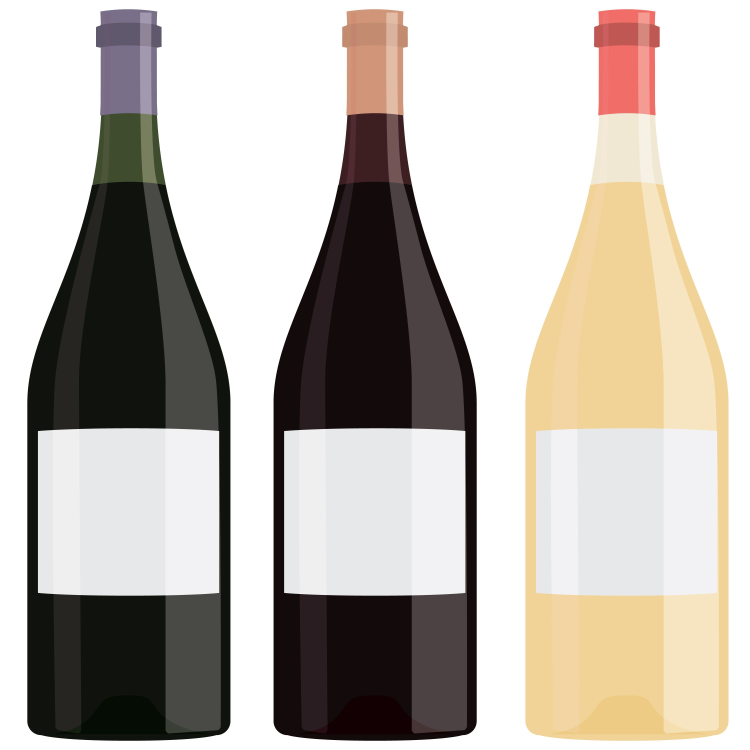
#> input picture images/bottle_templates.jpg, 3000 x 3000 px, found by its file name (shown at 1/4 size)
$ jupyter execute --allow-errors place_GAN_images_on_bottles.ipynb   (older library calls are emulated)
#> lines starting #> are read from the running program, lines starting #| are printed output that depends on the picture
[cell 1]
from copy import copy
import glob
import hashlib
import json
import os
from pathlib import Path
import shutil

import cv2
import matplotlib.pyplot as plt
import numpy as np
import pandas as pd
from PIL import Image, ImageChops, ImageFile, ImageFilter
from tqdm import tqdm_notebook as tqdm

ImageFile.LOAD_TRUNCATED_IMAGES = True
plt.style.use('dark_background')

# Define functions

[cell 2]
# [101 lines left out: functions trim_stage1, trim_stage2, is_square, makeShadow, cylindricalWarp, not called in this run]

## Run Loop

[cell 3]
# Set paths
blur_dir = "/mnt/h/data/stylegan2_ada_outputs/"
dest_dir = "/mnt/h/data/stylegan2_ada_outputs/bottled/"
bottles_path = "/mnt/c/Users/david/Documents/github/this-wine-does-not-exist/images/bottle_templates.jpg"

Path(dest_dir).mkdir(exist_ok=True)

# Load blur results JSON
blur_results = []
for i in Path(blur_dir).glob('blur_results_*.json'):
    with open(i, 'rb') as f:
        r = json.load(f)
    [blur_results.append(i) for i in r['results']]

# Load bottle templates
bottles_templates = Image.open(bottles_path)
#> bottles_templates is the input picture: PIL image 3000x3000 RGB; mean R, G, B 190.6, 184.2, 176.9
dark_bottle = bottles_templates.crop(box=(0,0,1000,3000)).resize((593, 1750), Image.ANTIALIAS)
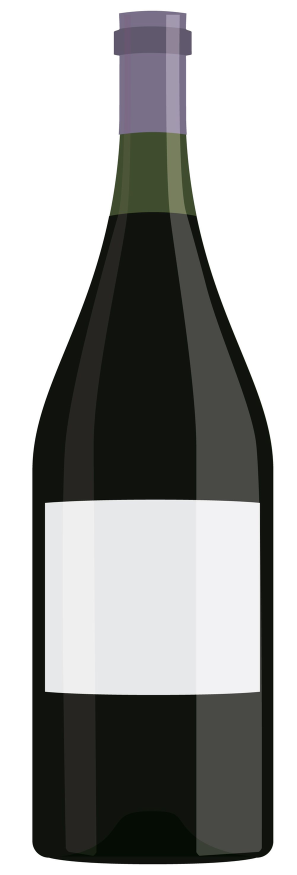
#> dark_bottle: PIL image 593x1750 RGB (shown at 1/2 size); mean R, G, B 160.8, 161.5, 159.9

shift = -8
light_bottle = bottles_templates.crop(box=(2000+shift,0,3000+shift,3000)).resize((593, 1750), Image.ANTIALIAS)
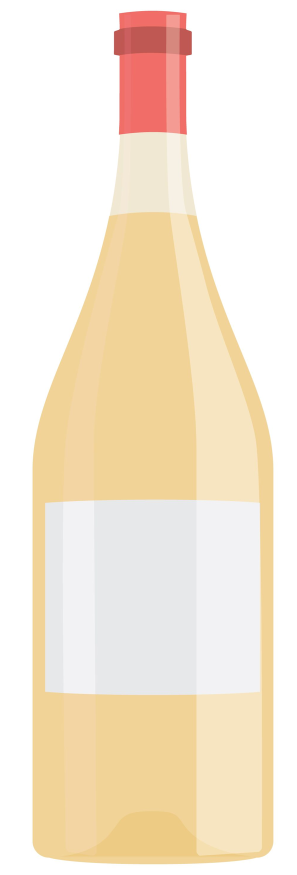
#> light_bottle: PIL image 593x1750 RGB (shown at 1/2 size); mean R, G, B 246.1, 232.2, 212.1
#dark_bottle.show()
#light_bottle.show()

dark_wine_cats = [14,2,8,1,5,4,9,12,15]
light_wine_cats = [3,13,7,6,10]
display_imgs = False
left = 51
upper = 950
label_size = 512


# Main loop
ixx = 0
#> (the rest of this cell did not finish here and is left out)
